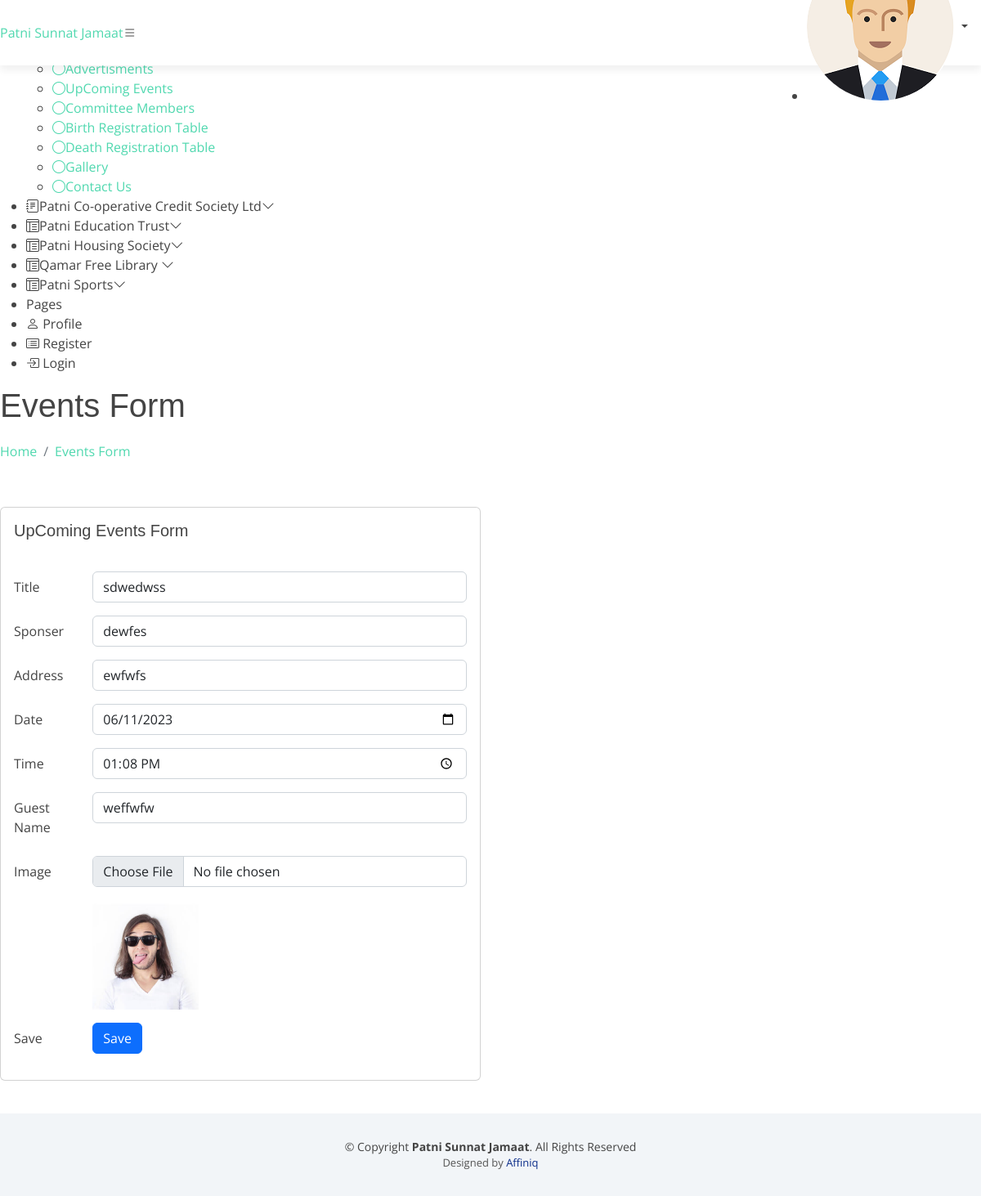
/admin/patni-co-operative-credit-society-ltd-upcoming-event-update.php?id=24 (signed in), run on the app's committed database.
### tables this page shows
CREATE TABLE `even` (
  `eid` int(11) NOT NULL,
  `title` varchar(255) NOT NULL,
  `sponser` varchar(255) NOT NULL,
  `address` varchar(255) NOT NULL,
  `date` date NOT NULL,
  `time` time NOT NULL,
  `guest_name` varchar(255) NOT NULL,
  `committee_id` int(11) NOT NULL,
  `filename` varchar(500) NOT NULL
);

### admin/patni-co-operative-credit-society-ltd-upcoming-event-update.php (the view, shortened to what this page needs)
<?php include 'header.php';?>
  <main id="main" class="main">
    <div class="pagetitle">
      <h1>Events Form </h1>
      <nav>
        <ol class="breadcrumb">
          <li class="breadcrumb-item"><a href="index.php">Home</a></li>
          <li class="breadcrumb-item"><a href="patni-co-operative-credit-society-ltd-upcoming-event-update.php">Events Form</a></li>
        </ol>
      </nav>
    </div>
    <section class="section">
      <div class="row">
        <div class="col-lg-6">
          <div class="card">
            <div class="card-body">
              <h5 class="card-title">UpComing Events Form</h5>
              <?php
require ('config1.php');
$mem_id = $_GET ['id'];
$sql = "SELECT  eid,title,sponser,address,date,time,guest_name,filename  FROM even WHERE eid={$mem_id}";
$result = mysqli_query($conn,$sql) or die("Failed");
if(mysqli_num_rows($result)>0){
    while($row = mysqli_fetch_assoc($result)){
?>
              <form  action="co-event-updata.php" method="POST" enctype="multipart/form-data">
              <div class="row mb-3">
                <label for="input-hidden" class="col-sm-2 col-form-label"></label>
                <div class="col-sm-10">
              </div>
             </div>
                <div class="row mb-3">
                  <label for="inputText" class="col-sm-2 col-form-label">Title</label>
                  <div class="col-sm-10">
                    <input type="text" class="form-control" name="title" value="<?php echo $row['title'];?>">
                  </div>
                </div>
                <div class="row mb-3">
                  <label for="inputText" class="col-sm-2 col-form-label">Sponser</label>
                  <div class="col-sm-10">
                    <input type="text" class="form-control" name="sponser" value="<?php echo $row['sponser'];?>">
                  </div>
                </div>
                <div class="row mb-3">
                  <label for="inputText" class="col-sm-2 col-form-label">Address</label>
                  <div class="col-sm-10">
                    <input type="text" class="form-control" name="address" value="<?php echo $row['address'];?>">
                  </div>
                </div>
                <div class="row mb-3">
                  <label for="inputDate" class="col-sm-2 col-form-label">Date</label>
                  <div class="col-sm-10">
                    <input type="date" class="form-control" name="date" value="<?php echo $row['date'];?>">
                  </div>
                </div>
                <div class="row mb-3">
                  <label for="inputTime" class="col-sm-2 col-form-label">Time</label>
                  <div class="col-sm-10">
                    <input type="time" class="form-control" name="time" value="<?php echo $row['time'];?>">
                  </div>
                </div>
                <div class="row mb-3">
                  <label for="inputText" class="col-sm-2 col-form-label">Guest Name</label>
                  <div class="col-sm-10">
                    <input type="text" class="form-control" name="guest_name" value="<?php echo $row['guest_name'];?>">
                  </div>
                </div>
                <div class="row mb-3">
                 <label for="inputNumber" class="col-sm-2 col-form-label">Image</label>
                <div class="col-sm-10">
                <input class="form-control" type="file" id="formFile" name="uploadfile">
                <img  src="upload/<?php echo $row['filename'];?>" height="150px" style="padding-top: 20px;">
                              </div>
                            </div>
                <div class="row mb-3">
                  <label class="col-sm-2 col-form-label">Save</label>
                  <div class="col-sm-10">
                    <button type="submit" class="btn btn-primary" name="update" value="update">Save</button>
                  </div>
                </div>
              </form>
          <?php }}?>
            </div>
          </div>
        </div>
      </div>
    </section>
  </main>
  <?php include 'footer.php';?>

### assets/css/style.css (style rules this page uses)
body { background: #fff; color: #444; font-family: "Open Sans", sans-serif; }
h1, h2, h3, h4, h5, h6 { font-family: "Montserrat", sans-serif; font-weight: 400; margin: 0 0 20px 0; padding: 0; }
section { padding: 40px 0; overflow: hidden; }

### data on the page
even: title "sdwedwss", sponser "dewfes", address "ewfwfs", date "06/11/2023", time "13:08:00", guest_name "weffwfw", filename (picture)
